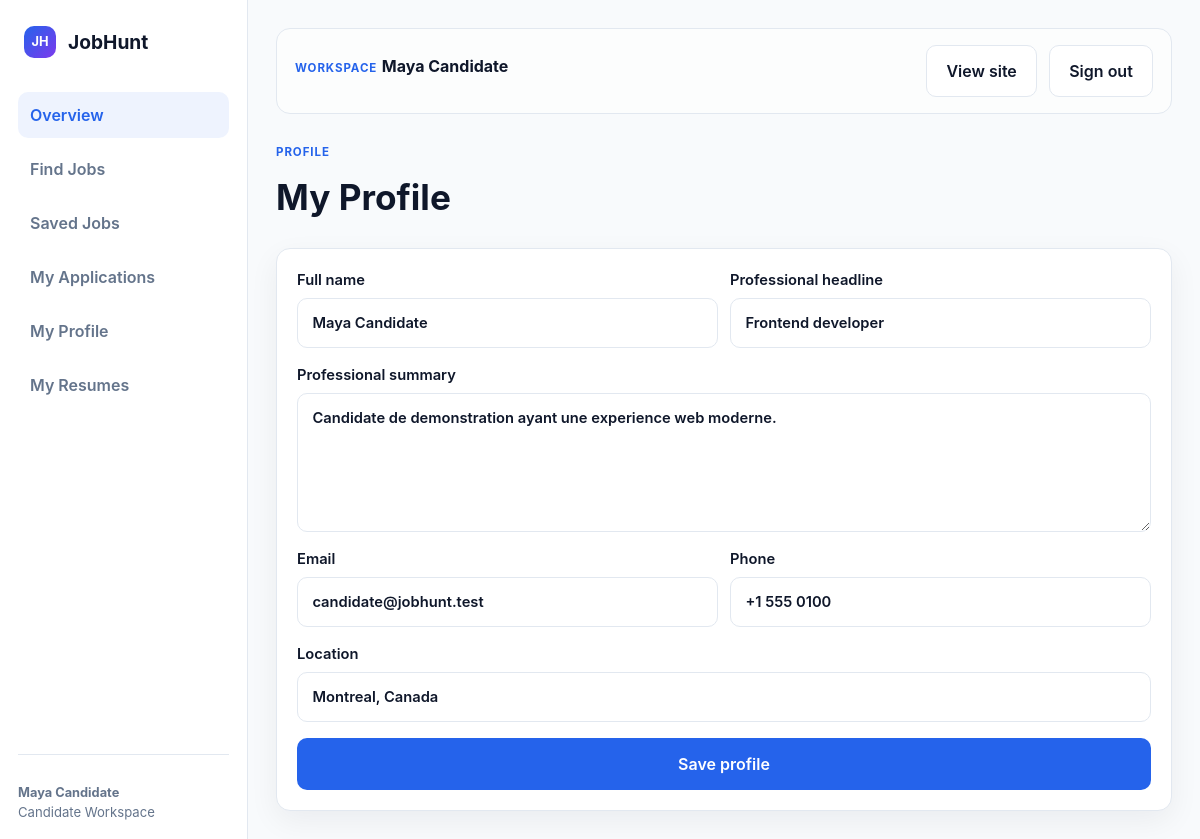
/index.php?page=candidate-profile (signed in), run on the app's committed database.
### tables this page shows
CREATE TABLE users (
    id INT AUTO_INCREMENT PRIMARY KEY,
    role_id INT NOT NULL,
    full_name VARCHAR(120) NOT NULL,
    email VARCHAR(160) NOT NULL UNIQUE,
    password_hash VARCHAR(255) NOT NULL,
    status ENUM('active','pending','suspended','deleted') NOT NULL DEFAULT 'pending',
    email_verified_at TIMESTAMP NULL,
    created_at TIMESTAMP DEFAULT CURRENT_TIMESTAMP,
    updated_at TIMESTAMP DEFAULT CURRENT_TIMESTAMP ON UPDATE CURRENT_TIMESTAMP,
    CONSTRAINT fk_users_role FOREIGN KEY (role_id) REFERENCES roles(id)
);

CREATE TABLE candidate_profiles (
    id INT AUTO_INCREMENT PRIMARY KEY,
    user_id INT NOT NULL UNIQUE,
    headline VARCHAR(160) DEFAULT NULL,
    professional_summary TEXT,
    experience_level ENUM('entry','mid','senior','lead') DEFAULT 'mid',
    preferred_location VARCHAR(120) DEFAULT NULL,
    salary_expectation VARCHAR(80) DEFAULT NULL,
    created_at TIMESTAMP DEFAULT CURRENT_TIMESTAMP,
    updated_at TIMESTAMP DEFAULT CURRENT_TIMESTAMP ON UPDATE CURRENT_TIMESTAMP,
    CONSTRAINT fk_candidate_profile_user FOREIGN KEY (user_id) REFERENCES users(id) ON DELETE CASCADE
);

CREATE TABLE user_profiles (
    id INT AUTO_INCREMENT PRIMARY KEY,
    user_id INT NOT NULL UNIQUE,
    avatar_url VARCHAR(255) DEFAULT NULL,
    phone VARCHAR(30) DEFAULT NULL,
    location VARCHAR(120) DEFAULT NULL,
    website VARCHAR(255) DEFAULT NULL,
    linkedin_url VARCHAR(255) DEFAULT NULL,
    bio TEXT,
    created_at TIMESTAMP DEFAULT CURRENT_TIMESTAMP,
    updated_at TIMESTAMP DEFAULT CURRENT_TIMESTAMP ON UPDATE CURRENT_TIMESTAMP,
    CONSTRAINT fk_profiles_user FOREIGN KEY (user_id) REFERENCES users(id) ON DELETE CASCADE
);

### public/index.php (called while the page is built, shortened)
<?php
require dirname(__DIR__) . '/app/Core/Database.php';
$page = $_GET['page'] ?? 'home';
$controller = new PageController();
$controller->handle($page);

### app/Core/Database.php (called while the page is built, shortened)
<?php
class Database
{
    private static $db;
    public static function connection()
    {
        if (self::$db) {
            return self::$db;
        }
        $config = require dirname(__DIR__, 2) . '/config/database.php';
        $dsn = "{$config['driver']}:host={$config['host']};port={$config['port']};dbname={$config['database']};charset={$config['charset']}";
        self::$db = new \PDO($dsn, $config['username'], $config['password'], $config['options']);
        return self::$db;
    }
}

### app/Models/JobHuntData.php (called while the page is built, shortened)
<?php
class JobHuntData
{
    public static function candidateProfile(int $userId): array
    {
        $query = Database::connection()->prepare(
            'SELECT u.full_name, u.email, up.phone, up.location, cp.headline, cp.professional_summary
             FROM users u LEFT JOIN user_profiles up ON up.user_id = u.id
             LEFT JOIN candidate_profiles cp ON cp.user_id = u.id WHERE u.id = ?'
        );
        $query->execute([$userId]);
        return $query->fetch() ?: [];
    }
}

### resources/views/candidate/profile.php (the view, shortened to what this page needs)
<!DOCTYPE html>
<html lang="en">
<head>
    <link rel="stylesheet" href="assets/css/styles.css" />
</head>
<body>
    <div class="app-shell">
        <?php require __DIR__ . '/../components/app-sidebar.php'; ?>
        <main class="app-main">
            <?php require __DIR__ . '/../components/topbar.php'; ?>
            <div class="page-header">
                <div class="kicker">Profile</div>
                <h1>My Profile</h1>
            </div>
            <form class="card form-stack" method="post" action="index.php?page=candidate-profile">
                <div class="form-row">
                    <label>Full name<input class="input" name="full_name" value="<?php echo htmlspecialchars($profile['full_name'] ?? ''); ?>" required /></label>
                    <label>Professional headline<input class="input" name="headline" value="<?php echo htmlspecialchars($profile['headline'] ?? ''); ?>" placeholder="e.g. Senior Product Designer" /></label>
                </div>
                <label>Professional summary<textarea class="textarea" name="professional_summary" rows="5" placeholder="Describe your experience and strengths."><?php echo htmlspecialchars($profile['professional_summary'] ?? ''); ?></textarea></label>
                <div class="form-row">
                    <label>Email<input class="input" type="email" value="<?php echo htmlspecialchars($profile['email'] ?? ''); ?>" disabled /></label>
                    <label>Phone<input class="input" name="phone" value="<?php echo htmlspecialchars($profile['phone'] ?? ''); ?>" /></label>
                </div>
                <label>Location<input class="input" name="location" value="<?php echo htmlspecialchars($profile['location'] ?? ''); ?>" /></label>
                <button class="btn btn-primary" type="submit">Save profile</button>
            </form>
        </main>
    </div>
</body>
</html>

### public/assets/css/styles.css (style rules this page uses)
:root { --brand-950: #101828; --brand-700: #1D4ED8; --brand-600: #2563EB; --brand-100: #DBEAFE; --surface: #FFFFFF; --canvas: #F8FAFC; --surface-muted: #F1F5F9; --border: #E2E8F0; --text-primary: #0F172A; --text-secondary: #64748B; --success: #16A34A; --warning: #F59E0B; --danger: #DC2626; --info: #0EA5E9; --ai-accent: #7C3AED; --shadow-soft: 0 10px 30px rgba(15, 23, 42, 0.06); --radius-card: 14px; --radius-input: 10px; }
* { box-sizing: border-box; }
html { scroll-behavior: smooth; }
body { margin: 0; font-family: Inter, "Segoe UI", sans-serif; background: var(--canvas); color: var(--text-primary); line-height: 1.5; }
button, input, select, textarea { font: inherit; }
.btn { border: 1px solid transparent; border-radius: 10px; padding: 0.8rem 1.2rem; font-weight: 600; cursor: pointer; transition: 0.2s ease; display: inline-flex; align-items: center; justify-content: center; gap: 8px; text-decoration: none; }
.btn-primary { background: var(--brand-600); color: white; }
.input, .select, .textarea { background: var(--surface); border: 1px solid var(--border); border-radius: var(--radius-input); padding: 0.82rem 0.9rem; width: 100%; color: var(--text-primary); }
.kicker { display: inline-block; color: var(--brand-600); font-weight: 700; letter-spacing: 0.08em; font-size: 0.72rem; text-transform: uppercase; margin-bottom: 10px; }
.card { background: var(--surface); border: 1px solid var(--border); border-radius: var(--radius-card); box-shadow: var(--shadow-soft); padding: 20px; }
.form-stack { display: grid; gap: 16px; }
.form-row { display: grid; grid-template-columns: 1fr 1fr; gap: 12px; }
.app-shell { display: grid; grid-template-columns: 248px minmax(0, 1fr); min-height: 100vh; background: var(--canvas); }
.app-main { padding: 28px; }
.page-header { margin-bottom: 24px; }
.page-header h1 { font-size: 2.2rem; margin: 0 0 8px; }
label { display: grid; gap: 7px; color: var(--text-primary); font-size: .92rem; font-weight: 600; }

### data on the page
users: full_name "Maya Candidate", headline "Frontend developer", professional_summary "Candidate de demonstration ayant une experience web moderne.", email "candidate@jobhunt.test", phone "+1 555 0100", location "Montreal, Canada"

### other printed values
$_SESSION['user']['name'] "Maya Candidate"
